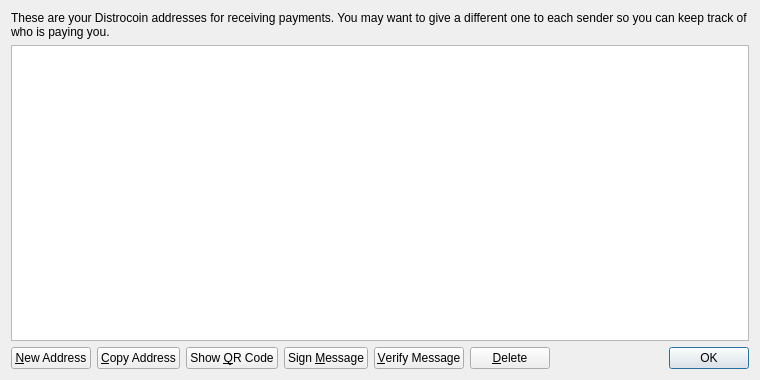
<?xml version="1.0" encoding="UTF-8"?>
<ui version="4.0">
 <class>AddressBookPage</class>
 <widget class="QWidget" name="AddressBookPage">
  <property name="geometry">
   <rect>
    <x>0</x>
    <y>0</y>
    <width>760</width>
    <height>380</height>
   </rect>
  </property>
  <property name="windowTitle">
   <string>Address Book</string>
  </property>
  <layout class="QVBoxLayout" name="verticalLayout">
   <item>
    <widget class="QLabel" name="labelExplanation">
     <property name="text">
      <string>These are your Distrocoin addresses for receiving payments. You may want to give a different one to each sender so you can keep track of who is paying you.</string>
     </property>
     <property name="textFormat">
      <enum>Qt::PlainText</enum>
     </property>
     <property name="wordWrap">
      <bool>true</bool>
     </property>
    </widget>
   </item>
   <item>
    <widget class="QTableView" name="tableView">
     <property name="contextMenuPolicy">
      <enum>Qt::CustomContextMenu</enum>
     </property>
     <property name="toolTip">
      <string>Double-click to edit address or label</string>
     </property>
     <property name="tabKeyNavigation">
      <bool>false</bool>
     </property>
     <property name="alternatingRowColors">
      <bool>true</bool>
     </property>
     <property name="selectionMode">
      <enum>QAbstractItemView::SingleSelection</enum>
     </property>
     <property name="selectionBehavior">
      <enum>QAbstractItemView::SelectRows</enum>
     </property>
     <property name="sortingEnabled">
      <bool>true</bool>
     </property>
     <attribute name="verticalHeaderVisible">
      <bool>false</bool>
     </attribute>
    </widget>
   </item>
   <item>
    <layout class="QHBoxLayout" name="horizontalLayout">
     <item>
      <widget class="QPushButton" name="newAddressButton">
       <property name="toolTip">
        <string>Create a new address</string>
       </property>
       <property name="text">
        <string>&amp;New Address</string>
       </property>
       <property name="icon">
        <iconset resource="../bitcoin.qrc">
         <normaloff>:/icons/add</normaloff>:/icons/add</iconset>
       </property>
      </widget>
     </item>
     <item>
      <widget class="QPushButton" name="copyToClipboard">
       <property name="toolTip">
        <string>Copy the currently selected address to the system clipboard</string>
       </property>
       <property name="text">
        <string>&amp;Copy Address</string>
       </property>
       <property name="icon">
        <iconset resource="../bitcoin.qrc">
         <normaloff>:/icons/editcopy</normaloff>:/icons/editcopy</iconset>
       </property>
      </widget>
     </item>
     <item>
      <widget class="QPushButton" name="showQRCode">
       <property name="text">
        <string>Show &amp;QR Code</string>
       </property>
       <property name="icon">
        <iconset resource="../bitcoin.qrc">
         <normaloff>:/icons/qrcode</normaloff>:/icons/qrcode</iconset>
       </property>
      </widget>
     </item>
     <item>
      <widget class="QPushButton" name="signMessage">
       <property name="toolTip">
        <string>Sign a message to prove you own a Distrocoin address</string>
       </property>
       <property name="text">
        <string>Sign &amp;Message</string>
       </property>
       <property name="icon">
        <iconset resource="../bitcoin.qrc">
         <normaloff>:/icons/edit</normaloff>:/icons/edit</iconset>
       </property>
      </widget>
     </item>
     <item>
      <widget class="QPushButton" name="verifyMessage">
       <property name="toolTip">
        <string>Verify a message to ensure it was signed with a specified Distrocoin address</string>
       </property>
       <property name="text">
        <string>&amp;Verify Message</string>
       </property>
       <property name="icon">
        <iconset resource="../bitcoin.qrc">
         <normaloff>:/icons/transaction_0</normaloff>:/icons/transaction_0</iconset>
       </property>
      </widget>
     </item>
     <item>
      <widget class="QPushButton" name="deleteButton">
       <property name="toolTip">
        <string>Delete the currently selected address from the list</string>
       </property>
       <property name="text">
        <string>&amp;Delete</string>
       </property>
       <property name="icon">
        <iconset resource="../bitcoin.qrc">
         <normaloff>:/icons/remove</normaloff>:/icons/remove</iconset>
       </property>
      </widget>
     </item>
     <item>
      <spacer name="horizontalSpacer">
       <property name="orientation">
        <enum>Qt::Horizontal</enum>
       </property>
       <property name="sizeHint" stdset="0">
        <size>
         <width>40</width>
         <height>20</height>
        </size>
       </property>
      </spacer>
     </item>
     <item>
      <widget class="QDialogButtonBox" name="buttonBox">
       <property name="sizePolicy">
        <sizepolicy hsizetype="Maximum" vsizetype="Fixed">
         <horstretch>0</horstretch>
         <verstretch>0</verstretch>
        </sizepolicy>
       </property>
       <property name="standardButtons">
        <set>QDialogButtonBox::Ok</set>
       </property>
      </widget>
     </item>
    </layout>
   </item>
  </layout>
 </widget>
 <resources>
  <include location="../bitcoin.qrc"/>
 </resources>
 <connections/>
</ui>
